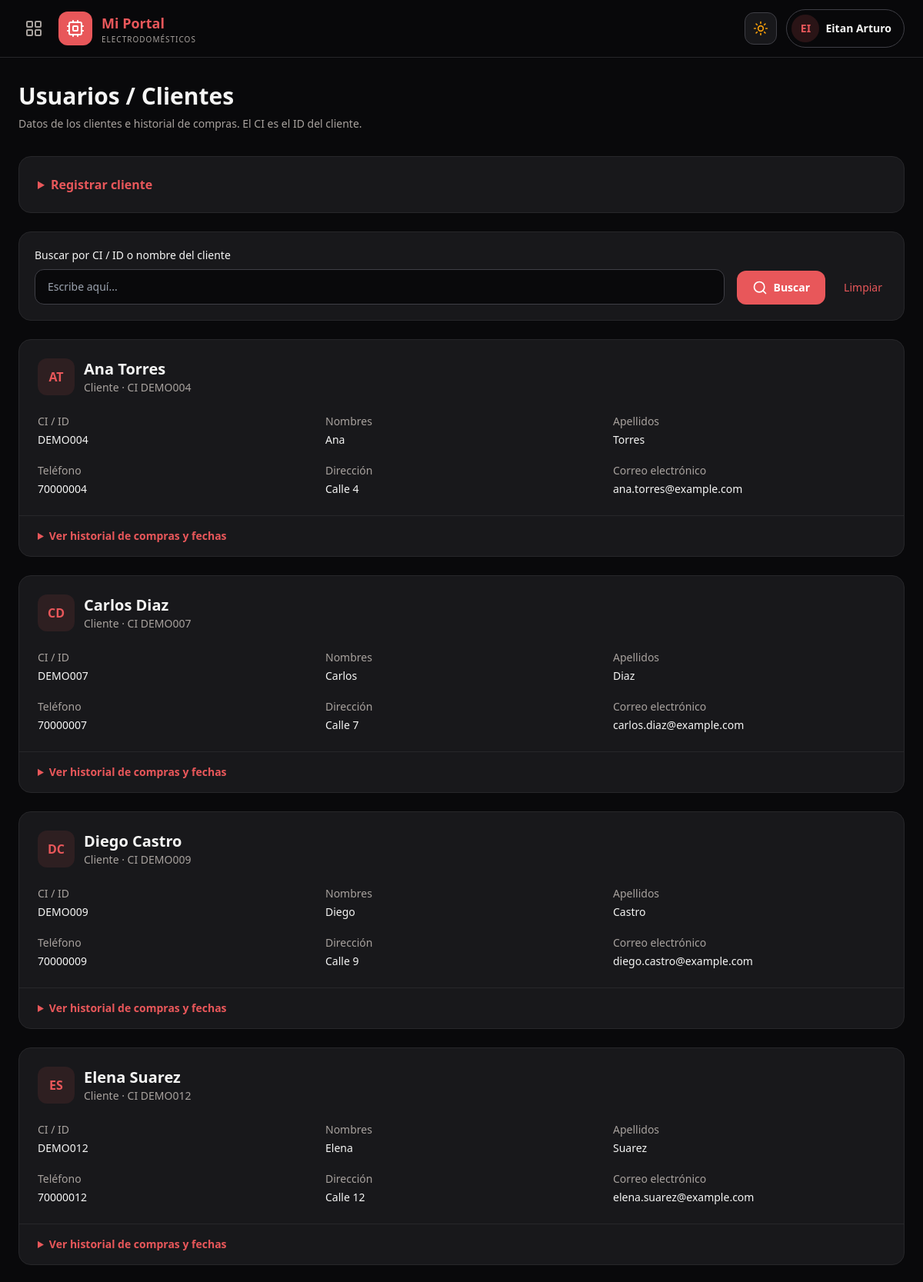
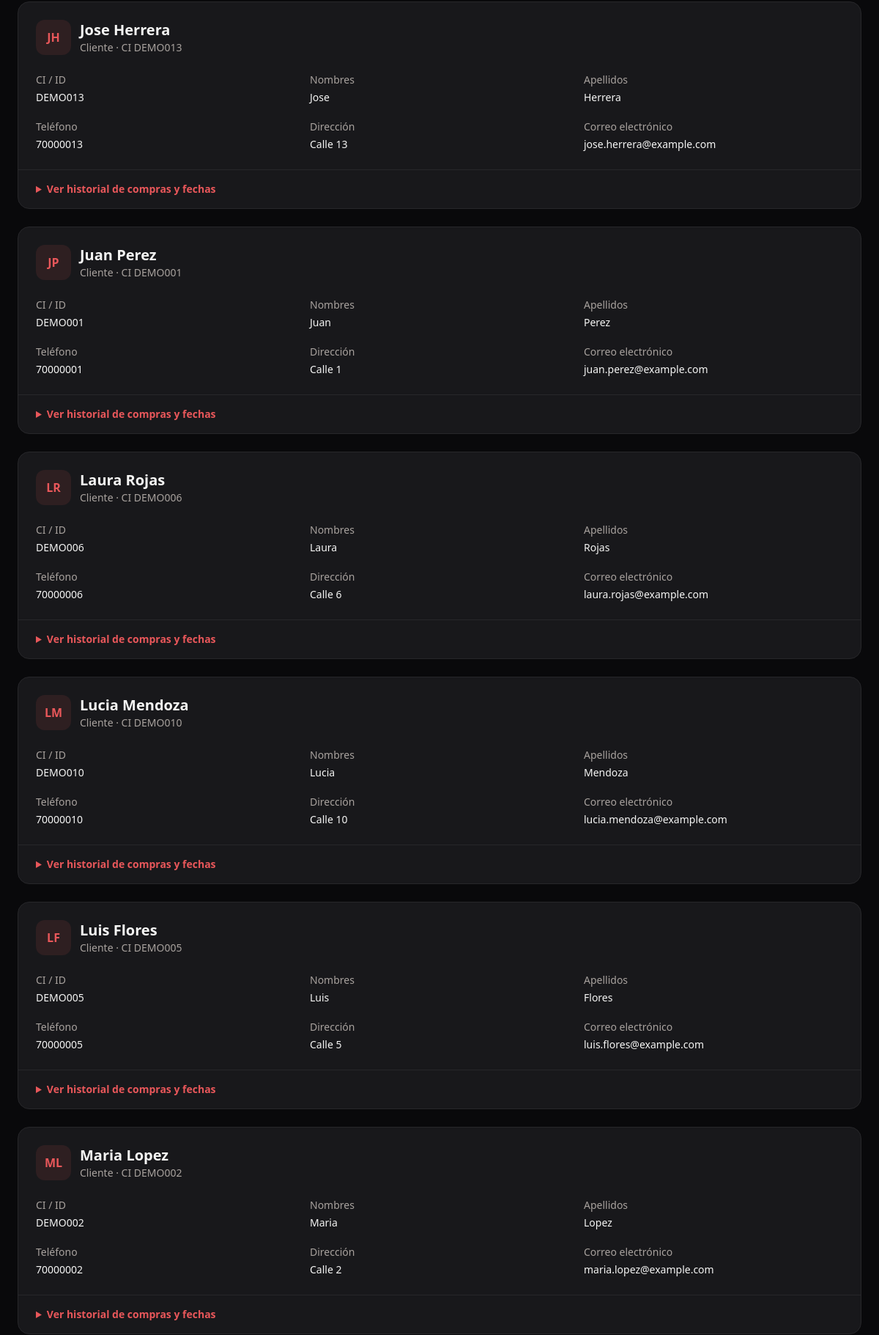
The app's page /usuarios (signed in, upper part) with its own data (2 pictures, top to bottom).
### tables this page shows
CREATE TABLE Cliente (
            CI TEXT PRIMARY KEY,
            nombres TEXT NOT NULL,
            apellidos TEXT NOT NULL,
            telefono TEXT NOT NULL,
            direccion TEXT,
            email TEXT NOT NULL
        );

### main.py (the view, shortened to what this page needs)
@main.route("/usuarios", methods=["GET", "POST"])
def usuarios():
    if "idEmpleado" not in session:
        return redirect(url_for("login"))
    conexion = conexion_auto()
    buscar = request.args.get("buscar", "").strip()
    clientes = conexion.execute("""
        SELECT *
        FROM Cliente
        WHERE (
            ? = ''
            OR CI = ?
            OR (nombres || ' ' || apellidos) LIKE ?
        )
        ORDER BY nombres COLLATE NOCASE
    """, (
        buscar,
        buscar,
        "%" + buscar + "%"
    )).fetchall()
    historial = conexion.execute("""
        SELECT
            v.CI,
            v.idVenta,
            v.fecha,
            v.total,
            v.MetodoPago,
            p.nombre AS producto,
            d.cantidad
        FROM Venta v
        JOIN Cliente c ON c.CI = v.CI
        JOIN detalleVenta d ON d.idVenta = v.idVenta
        JOIN Electrodomestico p ON p.codProducto = d.codProducto
        WHERE (
            ? = ''
            OR c.CI = ?
            OR (c.nombres || ' ' || c.apellidos) LIKE ?
        )
        ORDER BY v.fecha DESC, v.idVenta DESC
    """, (
        buscar,
        buscar,
        "%" + buscar + "%"
    )).fetchall()
    conexion.close()
    return render_template("clientes.html",clientes=clientes,historial=historial,buscar=buscar)

### main.py (called while the page is built)
def conexion_auto():
    conexion = sqlite3.connect(base_name)
    conexion.row_factory = sqlite3.Row
    conexion.execute("PRAGMA foreign_keys = ON")
    return conexion

@main.context_processor
def datos_layout():
    return {
        "nombre_usuario": session.get("nombre", "Usuario")
    }

### templates/clientes.html (shortened to what this page needs)
{% extends "layout.html" %}
{% block main %}
<div class="mb-8">
    <h1 class="text-3xl font-bold">Usuarios / Clientes</h1>
    <p class="mt-2 text-sm text-stone-500 dark:text-stone-400">
        Datos de los clientes e historial de compras. El CI es el ID del cliente.
    </p>
</div>
<details class="mb-6 rounded-2xl border border-stone-200 bg-white p-6 dark:border-zinc-800 dark:bg-zinc-900">
    <summary class="cursor-pointer font-semibold text-marca">
        Registrar cliente
    </summary>
</details>
<form method="GET" action="{{ url_for('usuarios') }}"
      class="mb-6 flex flex-wrap items-end gap-4 rounded-2xl border border-stone-200 bg-white p-5 dark:border-zinc-800 dark:bg-zinc-900">
    <label class="block min-w-0 flex-1 basis-64 text-sm font-medium">
        Buscar por CI / ID o nombre del cliente
        <input name="buscar" value="{{ buscar }}" placeholder="Escribe aquí..."
               class="mt-2 w-full rounded-xl border border-stone-300 bg-stone-50 px-4 py-3 outline-none focus:border-marca focus:ring-2 focus:ring-marca/20 dark:border-zinc-700 dark:bg-zinc-950">
    </label>
    <button type="submit"
            class="inline-flex items-center gap-2 rounded-xl bg-marca px-5 py-3 text-sm font-semibold text-white hover:bg-rose-600">
        <i data-lucide="search" class="h-5 w-5"></i>
        Buscar
    </button>
    <a href="{{ url_for('usuarios') }}"
       class="px-2 py-3 text-sm font-medium text-marca">
        Limpiar
    </a>
</form>
<div class="space-y-6">
    {% for cliente in clientes %}
        <section class="overflow-hidden rounded-2xl border border-stone-200 bg-white dark:border-zinc-800 dark:bg-zinc-900">
            <div class="p-6">
                <div class="mb-6 flex items-center gap-3">
                    <span class="flex h-12 w-12 items-center justify-center rounded-xl bg-marca/10 font-bold text-marca">
                        {{ cliente.nombres[:1]|upper }}{{ cliente.apellidos[:1]|upper }}
                    </span>
                    <div>
                        <h2 class="text-xl font-semibold">
                            {{ cliente.nombres }} {{ cliente.apellidos }}
                        </h2>
                        <p class="text-sm text-stone-500 dark:text-stone-400">
                            Cliente · CI {{ cliente.CI }}
                        </p>
                    </div>
                </div>
                <dl class="grid gap-5 text-sm sm:grid-cols-2 lg:grid-cols-3">
                    <div>
                        <dt class="text-stone-500 dark:text-stone-400">
                            CI / ID
                        </dt>
                        <dd class="mt-1 font-medium">{{ cliente.CI }}</dd>
                    </div>
                    <div>
                        <dt class="text-stone-500 dark:text-stone-400">
                            Nombres
                        </dt>
                        <dd class="mt-1 font-medium">{{ cliente.nombres }}</dd>
                    </div>
                    <div>
                        <dt class="text-stone-500 dark:text-stone-400">
                            Apellidos
                        </dt>
                        <dd class="mt-1 font-medium">{{ cliente.apellidos }}</dd>
                    </div>
                    <div>
                        <dt class="text-stone-500 dark:text-stone-400">
                            Teléfono
                        </dt>
                        <dd class="mt-1 font-medium">{{ cliente.telefono }}</dd>
                    </div>
                    <div>
                        <dt class="text-stone-500 dark:text-stone-400">
                            Dirección
                        </dt>
                        <dd class="mt-1 font-medium">
                            {{ cliente.direccion or 'Sin registrar' }}
                        </dd>
                    </div>
                    <div>
                        <dt class="text-stone-500 dark:text-stone-400">
                            Correo electrónico
                        </dt>
                        <dd class="mt-1 break-words font-medium">
                            {{ cliente.email }}
                        </dd>
                    </div>
                </dl>
            </div>
            <details class="border-t border-stone-200 dark:border-zinc-800">
                <summary class="cursor-pointer px-6 py-4 text-sm font-semibold text-marca">
                    Ver historial de compras y fechas
                </summary>
            </details>
        </section>
    {% else %}
        <div class="rounded-2xl border border-dashed border-stone-300 px-6 py-12 text-center text-stone-500 dark:border-zinc-700">
            No se encontraron clientes.
        </div>
    {% endfor %}
</div>
{% endblock %}

### records on screen
Cliente: nombres "A", apellidos "T", nombres "Ana", apellidos "Torres", CI "DEMO004", telefono "70000004", direccion "Calle 4", email "ana.torres@example.com"
Cliente: nombres "C", apellidos "D", nombres "Carlos", apellidos "Diaz", CI "DEMO007", telefono "70000007", direccion "Calle 7", email "carlos.diaz@example.com"
Cliente: nombres "D", apellidos "C", nombres "Diego", apellidos "Castro", CI "DEMO009", telefono "70000009", direccion "Calle 9", email "diego.castro@example.com"
Cliente: nombres "E", apellidos "S", nombres "Elena", apellidos "Suarez", CI "DEMO012", telefono "70000012", direccion "Calle 12", email "elena.suarez@example.com"
Cliente: nombres "J", apellidos "H", nombres "Jose", apellidos "Herrera", CI "DEMO013", telefono "70000013", direccion "Calle 13", email "jose.herrera@example.com"
Cliente: nombres "J", apellidos "P", nombres "Juan", apellidos "Perez", CI "DEMO001", telefono "70000001", direccion "Calle 1", email "juan.perez@example.com"
Cliente: nombres "L", apellidos "R", nombres "Laura", apellidos "Rojas", CI "DEMO006", telefono "70000006", direccion "Calle 6", email "laura.rojas@example.com"
Cliente: nombres "L", apellidos "M", nombres "Lucia", apellidos "Mendoza", CI "DEMO010", telefono "70000010", direccion "Calle 10", email "lucia.mendoza@example.com"
Cliente: nombres "L", apellidos "F", nombres "Luis", apellidos "Flores", CI "DEMO005", telefono "70000005", direccion "Calle 5", email "luis.flores@example.com"
Cliente: nombres "M", apellidos "L", nombres "Maria", apellidos "Lopez", CI "DEMO002", telefono "70000002", direccion "Calle 2", email "maria.lopez@example.com"

### other values on screen
{{ nombre_usuario[:2]|upper }} "EI"
{{ nombre_usuario }} "Eitan Arturo"
